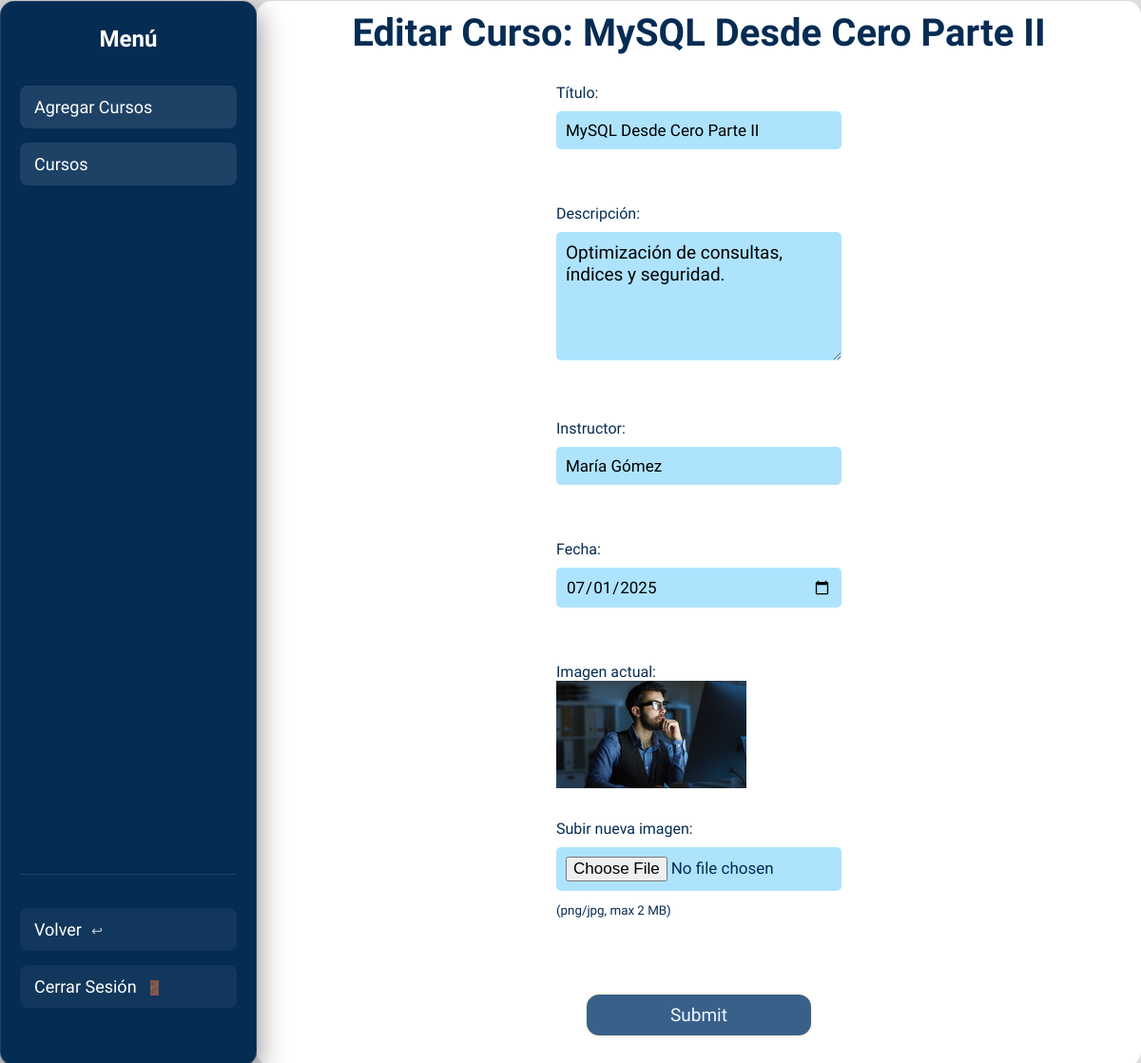
The page /index.php?controlador=gestionCursos&metodo=editarCursosVistaAdmin&id=3 (signed in) on the database its author committed.
### tables this page shows
CREATE TABLE `cursos` (
  `id` int(10) UNSIGNED NOT NULL,
  `titulo` varchar(225) NOT NULL,
  `descripcion` text NOT NULL,
  `imagen` varchar(255) NOT NULL,
  `instructor` varchar(150) NOT NULL,
  `fecha` date NOT NULL,
  `created_at` timestamp NOT NULL DEFAULT current_timestamp(),
  `updated_at` timestamp NOT NULL DEFAULT current_timestamp() ON UPDATE current_timestamp()
);

### src/controllers/GestionCursosControlador.php (called while the page is built, shortened)
<?php
class GestionCursosControlador {
    public function EditarCursosVistaAdmin(): void {
        include_once  __DIR__ . '/../views/admin/editarCursos.php';
    }
}
?>

### public/index.php (called while the page is built, shortened)
<?php
    $router = new Router();
    $router->ejecutar();
?>

### src/views/admin/editarCursos.php (the view, shortened to what this page needs)
<?php
    require_once __DIR__ . '/../../../config/connection_db.php';
    $id = (int) $_GET['id'];
    $sql = "SELECT * FROM cursos WHERE id = ?";
    $stmt = $pdo->prepare($sql);
    $stmt->execute([$id]);
    $curso = $stmt->fetch();
?>
<!DOCTYPE html>
<html lang="en">
<head>
    <link rel="stylesheet" href="../src/css/stylecurso1.css">
    <link rel="stylesheet" href="../src/css/stylegestion.css">
</head>
<body>
    <main>
        <?php
            include __DIR__ . '/../navs/navCursosAdmin.php';
        ?>
        <section class="content">
            <h1>Editar Curso: <?= htmlspecialchars($curso['titulo']) ?></h1>
            <form
                action="?controlador=cursos&metodo=actualizarCurso"
                method="post"
                enctype="multipart/form-data"
            >
                <label>Título:<br>
                <input type="text" name="titulo"
                        value="<?= htmlspecialchars($curso['titulo']) ?>" required>
                </label><br><br>
                <label>Descripción:<br>
                <textarea class="textarea" name="descripcion" rows="5" required><?=
                    htmlspecialchars($curso['descripcion']) ?></textarea>
                </label><br><br>
                <label>Instructor:
                <input type="text" name="instructor"
                        value="<?= htmlspecialchars($curso['instructor']) ?>" required>
                </label><br><br>
                <label>Fecha:
                <input type="date" name="fecha"
                        value="<?= $curso['fecha'] ?>" required>
                </label><br><br>
                <label>Imagen actual:<br>
                <?php if ($curso['imagen'] && file_exists($curso['imagen'])): ?>
                    <img src="<?= $curso['imagen'] ?>" width="200"><br>
                <?php else: ?>
                    <em>No hay imagen</em><br>
                <?php endif; ?>
                </label><br>
                <label>Subir nueva imagen:<br>
                <input type="file" name="imagen">
                <small>(png/jpg, max 2 MB)</small>
                </label><br><br>
                <input type="submit">
            </form>
        </section>
    </main>
</body>
</html>

### src/css/stylecurso1.css (style rules this page uses)
body { background-color: #dddddd; display: flex; flex-direction: column; }
main { flex: 1; display: flex; justify-content: center; }
@media screen and (max-width:1200px) { main { margin: 1px 0; } }

### src/css/stylegestion.css (style rules this page uses)
* { font-family: "Chocolate Classical Sans", sans-serif; margin: 0; padding: 0; box-sizing: border-box; }
body { background-color: #dddddd; display: flex; flex-direction: row; overflow-x: hidden; }
h1 { text-align: center; }
.content { background: white; border-radius: 15px; padding: 30px; display: flex; flex-direction: column; justify-content: center; flex: 1; align-items: center; padding-top: 10px; }
.content h1 { color: #052c53; margin-bottom: 20px; font-size: 2.5rem; text-align: center; }
input { width: 100%; padding: 10px; margin: 10px 0; border: none; border-radius: 5px; font-size: 17px; background-color: #aee3fe; }
form { max-width: 300px; }
label { display: block; margin-top: 10px; color: #052c53; }
textarea { width: 100%; padding: 10px; margin: 10px 0; border: none; border-radius: 5px; font-size: 19px; background-color: #aee3fe; }
input[type="submit"] { margin-top: 15px; padding: 10px; width: 80%; font-size: 19px; border-radius: 15px; justify-self: center; display: block; margin: 0px auto; margin-top: 40px; cursor: pointer; background-color: #386089; border: oldlace 2px solid; color: aliceblue; text-align: center; transition: 300ms; }

### rows shown on the page
cursos: titulo "MySQL Desde Cero Parte II", descripcion "Optimización de consultas, índices y seguridad.", instructor "María Gómez", fecha "07/01/2025", imagen (picture)
